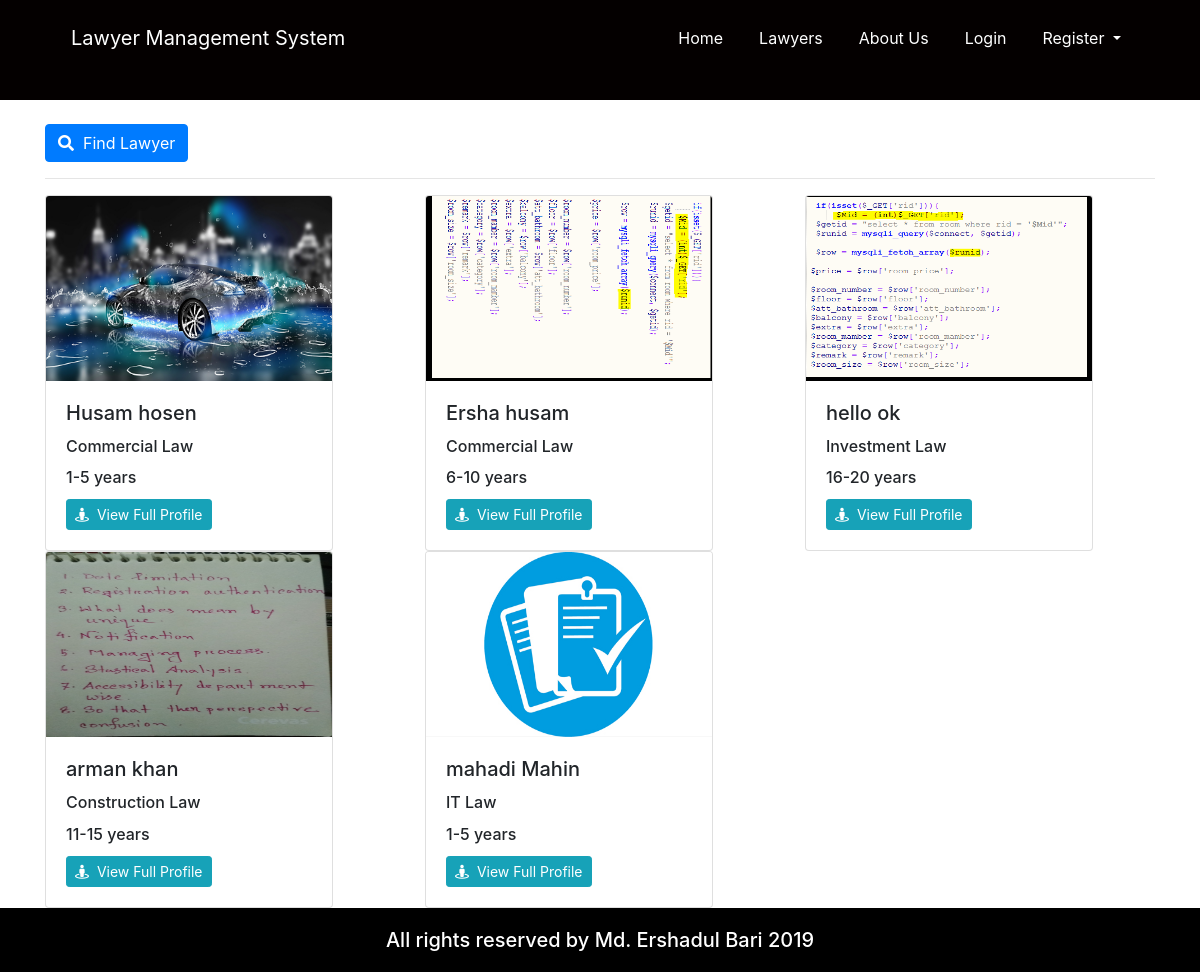
/lawyers.php, run on the app's committed database.
### tables this page shows
CREATE TABLE `user` (
  `u_id` varchar(20) NOT NULL,
  `first_Name` varchar(100) NOT NULL,
  `last_Name` varchar(100) NOT NULL,
  `email` varchar(100) NOT NULL,
  `password` varchar(100) NOT NULL,
  `status` varchar(100) NOT NULL,
  `role` varchar(100) NOT NULL
);

CREATE TABLE `lawyer` (
  `lawyer_id` varchar(20) NOT NULL,
  `contact_Number` varchar(15) NOT NULL,
  `university_College` varchar(100) NOT NULL,
  `degree` varchar(100) NOT NULL,
  `passing_year` varchar(100) NOT NULL,
  `full_address` varchar(200) NOT NULL,
  `city` varchar(50) NOT NULL,
  `zip_code` varchar(50) NOT NULL,
  `practise_Length` varchar(100) NOT NULL,
  `case_handle` varchar(500) NOT NULL,
  `speciality` varchar(100) NOT NULL,
  `image` varchar(150) NOT NULL
);

### lawyers.php (the view, shortened to what this page needs)
<!doctype html>
<html lang="en">
	<head>
		<link rel="stylesheet" href="https://use.fontawesome.com/releases/v5.8.1/css/all.css">
		<link rel="stylesheet" href="css/all.css">
		<link rel="stylesheet" href="css/simple-sidebar.css">
		<link rel="stylesheet" href="css/bootstrap.css">
		<link rel="stylesheet" href="css/style.css">
		<link rel="stylesheet" href="css/media.css">
	</head>
	<body>
		<header class="customnav">
			<div class="container">
				<div class="row">
					<div class="col-md-12">
						<nav class="navbar navbar-expand-lg ">
							<a class="navbar-brand cus-a" href="index.php">Lawyer Management System</a>
							<div class="collapse navbar-collapse" id="navbarSupportedContent">
								<ul class="navbar-nav ml-auto ">
									<li class="active">
										<a class="nav-link cus-a" href="index.php">Home <span class="sr-only">(current)</span></a>
									</li>
									<li class="">
										<a class="nav-link cus-a" href="lawyers.php">Lawyers</a>
									</li>
									<li class="">
										<a class="nav-link cus-a" href="#">About Us</a>
									</li>
									<?php if(isset($_SESSION['login']) && $_SESSION['login'] == TRUE){ ?>
										<li class="">
											<a class="nav-link cus-a" href="user_dashboard.php">Dashboard</a>
										</li>
										<li class="">
											<a class="nav-link cus-a" href="logout.php">Logout</a>
										</li>
										<?php }else{ ?>
										<li class="">
											<a class="nav-link cus-a" href="login.php">Login</a>
										</li>
										<li class="nav-item dropdown">
											<a class="nav-link dropdown-toggle cus-a" href="#" id="navbarDropdown" role="button" data-toggle="dropdown" aria-haspopup="true" aria-expanded="false">
												Register
											</a>
										</li>
									<?php }?>
								</ul>
							</div>
						</nav>
					</div>
				</div>
			</div>
		</header>
		<body>
			<div class="" id="wrapper">
				<section class="">
					<div class="container">
					<br/>
					<a href="searchLawyer.php"type="submit" class="btn btn-md btn-primary "><i class="fa fa-search"></i>&nbsp; Find Lawyer</a>
					<hr/>
						<div class="row " >
							<?php
								$conn = connect();
								$result = mysqli_query($conn,"SELECT * FROM user,lawyer WHERE user.u_id=lawyer.lawyer_id AND user.status='Active'");
								while($row = mysqli_fetch_array($result)) {
								?>
								<div class="col-md-4">
									<div class="card" style="width: 18rem;">
										<img src="images/upload/<?php echo $row["image"]; ?>" class="card-img-top cusimg img-fluid" alt="img">
										<div class="card-body">
											<h5 class="card-title"><?php echo $row["first_Name"]; ?> <?php echo $row["last_Name"]; ?></h5>
											<h6 class="card-title"><?php echo $row["speciality"]; ?></h6>
											<h6 class="card-title"><span><?php echo $row["practise_Length"]; ?></span></h6>
											<a class="btn btn-sm btn-info" href="single_lawyer.php?u_id=<?php echo $row["u_id"]; ?>"><i class="fa fa-street-view"></i>&nbsp; View Full Profile</a>
										</div>
									</div>
								</div>
								<?php
								}
							?>
						</div>
					</div>
				</section>
			</div>
		</body>
		<footer>
			<div class="container">
				<div class="row">
					<div class="col">
						<h5>All rights reserved by Md. Ershadul Bari 2019</h5>
					</div>
				</div>
			</div>
		</footer>
	</body>
</html>

### css/all.css (style rules this page uses)
.fa,.fab,.fal,.far,.fas { -moz-osx-font-smoothing:grayscale;-webkit-font-smoothing:antialiased;display:inline-block;font-style:normal;font-variant:normal;text-rendering:auto;line-height:1 }
.fa-search:before { content:"\f002" }
.fa-street-view:before { content:"\f21d" }
.fa,.far,.fas { font-family:"Font Awesome 5 Free" }
.fa,.fas { font-weight:900 }

### css/simple-sidebar.css (style rules this page uses)
body { overflow-x: hidden; }

### css/style.css (style rules this page uses)
* { margin: 0; padding: 0; }
html { height: 100% !important; }
body { display: flex !important; min-height: 100% !important; flex-direction: column; }
.customnav { background-color: #040000; height: 100px; }
.customnav a { margin: 10px 10px; }
.cus-a { color: white !important; }
.cusimg { height: 185px; }
footer { margin-top: auto; background-color: black; color: white; }
footer h5 { text-align: center; margin: 20px 0px; }

### data on the page
user: lawyer.image (picture), first_Name "Husam", last_Name "hosen", lawyer.speciality "Commercial Law", lawyer.practise_Length "1-5 years"
user: lawyer.image (picture), first_Name "Ersha", last_Name "husam", lawyer.speciality "Commercial Law", lawyer.practise_Length "6-10 years"
user: lawyer.image (picture), first_Name "hello", last_Name "ok", lawyer.speciality "Investment Law", lawyer.practise_Length "16-20 years"
user: lawyer.image (picture), first_Name "arman", last_Name "khan", lawyer.speciality "Construction Law", lawyer.practise_Length "11-15 years"
user: lawyer.image (picture), first_Name "mahadi", last_Name "Mahin", lawyer.speciality "IT Law", lawyer.practise_Length "1-5 years"
